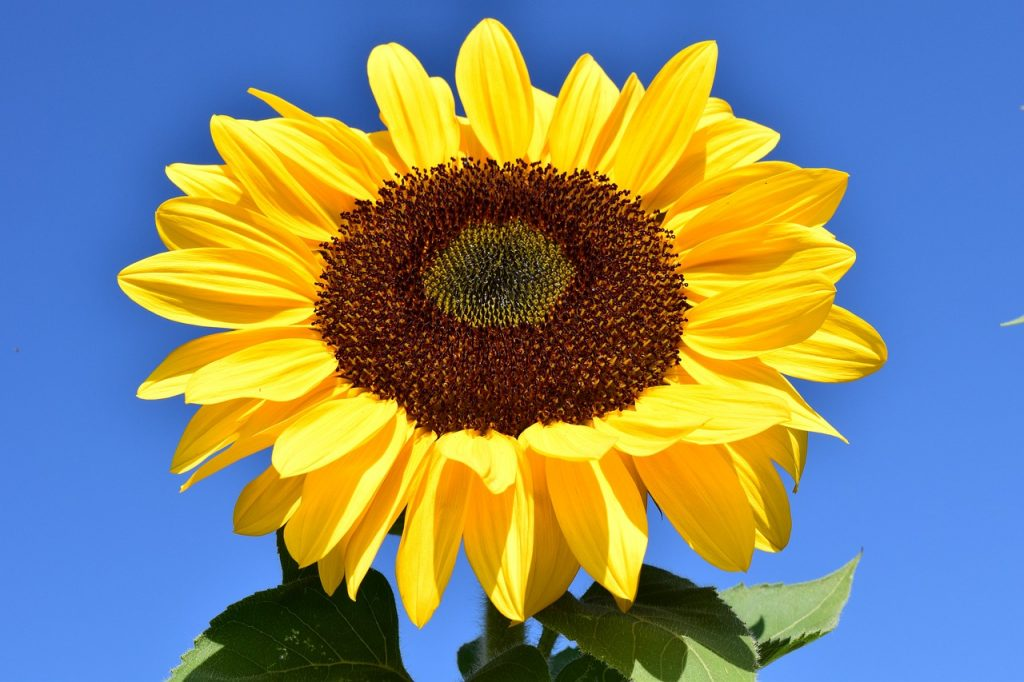
#> input picture Python/MachineLearning/SupervisedLearning/data/girassol.jpg, 1024 x 682 px
$ jupyter execute --allow-errors color_cluster.ipynb
#> lines starting #> are read from the running program, lines starting #| are printed output that depends on the picture; after the words box and inside, x2 and y2 are one past the last pixel; in counts of white or black regions, pixels touching at a corner belong together
[cell 1]
import matplotlib.pyplot as plt
import cv2
import numpy as np
from sklearn.cluster import KMeans

[cell 2]
img = cv2.imread('data/girassol.jpg')
#> img is the input picture: shape (682, 1024, 3); mean B, G, R 118.8, 135.6, 129.3

rgb = cv2.cvtColor(img, cv2.COLOR_BGR2RGB)
hsv = cv2.cvtColor(img, cv2.COLOR_BGR2HSV)
#> hsv: shape (682, 1024, 3); mean H, S, V 65.6, 192.4, 198.7

fig, axes = plt.subplots(1, 2, figsize=(15,20))
axes[0].imshow(rgb)
axes[0].set_title('RGB')

axes[1].imshow(hsv)
axes[1].set_title('HSV')
plt.tight_layout()
plt.show()
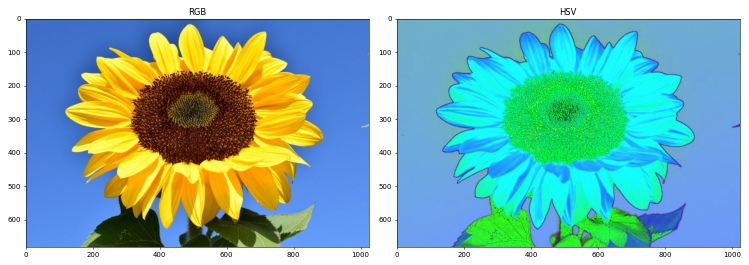
#> figure drawn by matplotlib, 2 panels

[cell 3]
# Extrair os pixels amarelos
lower_yellow = np.array([20, 100, 100], dtype=np.uint8)
upper_yellow = np.array([30, 255, 255], dtype=np.uint8)
yellow_mask = cv2.inRange(hsv, lower_yellow, upper_yellow)
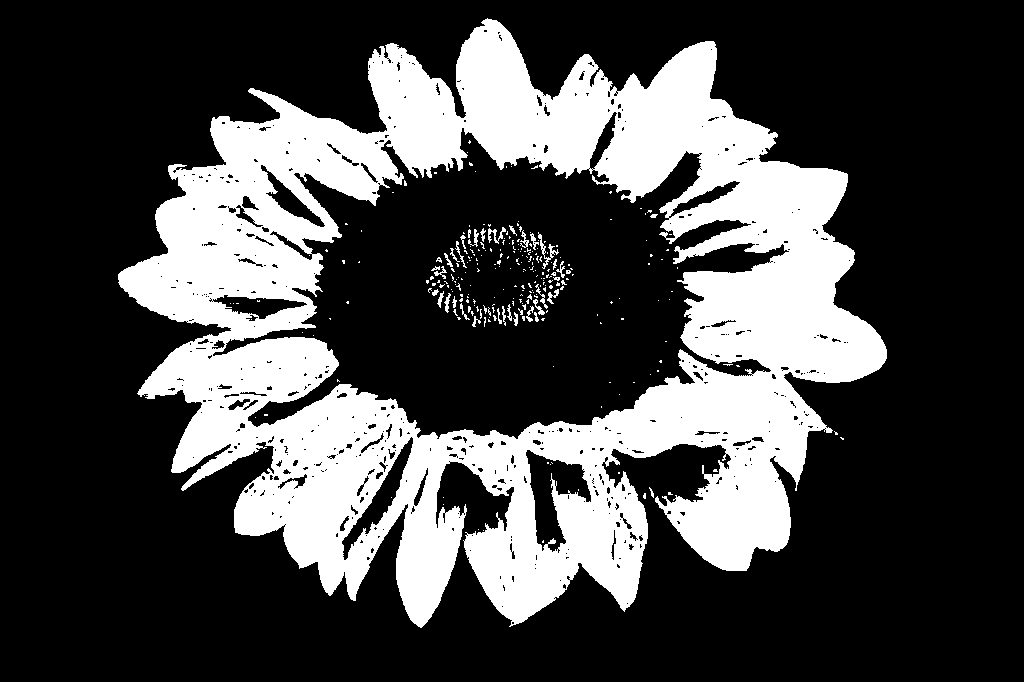
#> yellow_mask: shape (682, 1024); 28% white; 274 white regions (240 under 20 px), largest, box (x1, y1, x2, y2) and area: (118, 18, 887, 628) 192699, (538, 232, 559, 269) 164, (488, 227, 506, 244) 116

plt.imshow(yellow_mask.tolist())
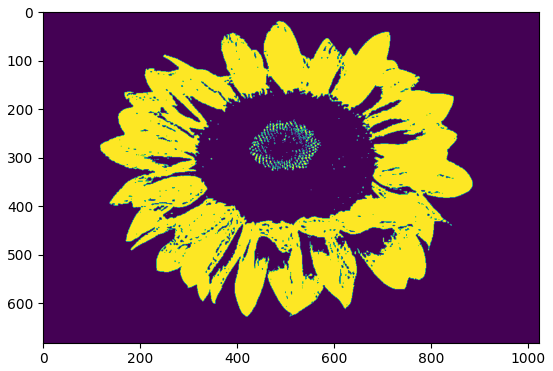
#> figure drawn by matplotlib, 1 panel

[cell 4]
# Aplicar o algoritmo K-means aos pixels amarelos
yellow_pixels = cv2.bitwise_and(hsv, hsv, mask=yellow_mask)
#> yellow_pixels: shape (682, 1024, 3); mean H, S, V 7, 62.4, 66.9
yellow_pixels = yellow_pixels.reshape(-1, 3)  # Redimensionar para uma matriz 2D

# Definir o número de clusters
k = 3

# Aplicar o algoritmo K-means
kmeans = KMeans(n_clusters=k, random_state=0)
kmeans.fit(yellow_pixels)

# Obter os rótulos dos clusters
labels = kmeans.labels_

# Criar uma imagem em branco para visualizar os clusters
clustered_image = np.zeros_like(hsv)

# Preencher a imagem com os pixels de cada cluster
#> (the rest of this cell did not finish here and is left out)

[cell 5]
import cv2
import numpy as np

# Lendo a imagem de entrada
imagem = cv2.imread('data/girassol.jpg')

# Definindo o tamanho do pool e o stride
pool_tamanho = (2, 2)
stride = (2, 2)

# Obtendo as dimensões da imagem
altura = imagem.shape[0]
#> altura = 682
largura = imagem.shape[1]
#> largura = 1024


# Calculando as dimensões da saída
altura_saida = int((altura - pool_tamanho[0]) / stride[0]) + 1
#> altura_saida = 341
largura_saida = int((largura - pool_tamanho[1]) / stride[1]) + 1
#> largura_saida = 512

# Criando uma matriz vazia para armazenar a imagem de saída
imagem_pooling = np.zeros((altura_saida, largura_saida), dtype=np.uint8)

# Aplicando o max pooling
for i in range(altura_saida):
    for j in range(largura_saida):
        janela = imagem[i * stride[0]:i * stride[0] + pool_tamanho[0], j * stride[1]:j * stride[1] + pool_tamanho[1]]
        imagem_pooling[i, j] = np.amax(janela)
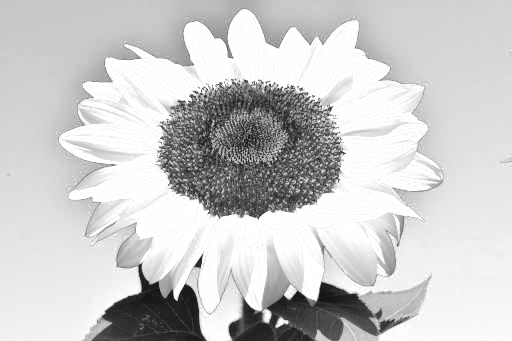
#> imagem_pooling: shape (341, 512); min 19, max 255, mean 203.3

# Exibindo a imagem de saída
cv2.imshow('Max Pooling', imagem_pooling)
cv2.waitKey(0)
cv2.destroyAllWindows()

[cell 6]
imagem = cv2.imread('data/girassol.jpg')
imagem.shape
#> Out = (682, 1024, 3)

$ run again, with Python/MachineLearning/SupervisedLearning/data/1131.jpg copied over Python/MachineLearning/SupervisedLearning/data/girassol.jpg
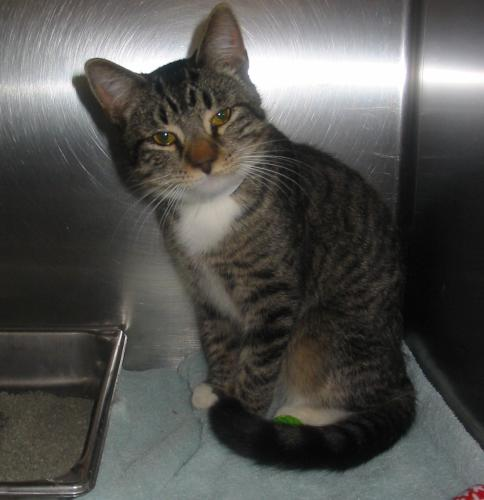
#> input picture Python/MachineLearning/SupervisedLearning/data/1131.jpg, 484 x 500 px
#> img is the input picture: shape (500, 484, 3); mean B, G, R 79.1, 82.1, 82.5
#> hsv: shape (500, 484, 3); mean H, S, V 45.2, 25.3, 84.5
#> `yellow_mask = cv2.inRange(hsv, lower_yellow, upper_yellow)`:
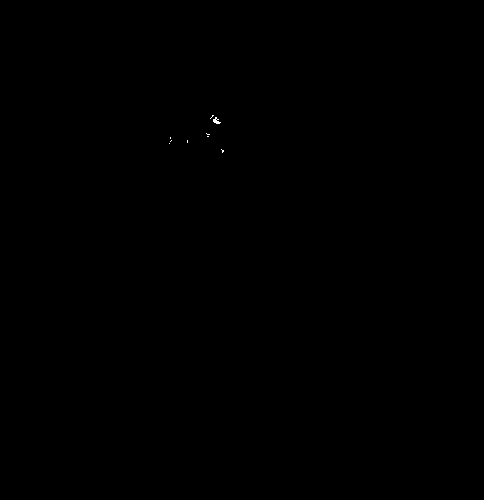
#> yellow_mask: shape (500, 484); 0.02% white in thin lines or dots, all inside (x1, y1, x2, y2) = (169, 115, 224, 153)
#> yellow_pixels: shape (500, 484, 3); mean H, S, V 0, 0, 0
#> after the loop `for i in range(altura_saida):`:
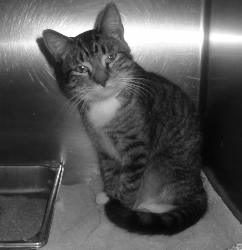
#> imagem_pooling: shape (250, 242); min 5, max 255, mean 87.7

$ run again, with Python/MachineLearning/SupervisedLearning/data/flores.jpg copied over Python/MachineLearning/SupervisedLearning/data/girassol.jpg
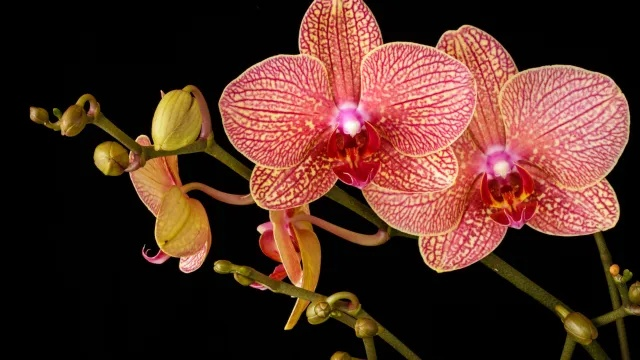
#> input picture Python/MachineLearning/SupervisedLearning/data/flores.jpg, 640 x 360 px
#> img is the input picture: shape (360, 640, 3); mean B, G, R 36.7, 47.2, 82.7
#> hsv: shape (360, 640, 3); mean H, S, V 25.5, 98.2, 82.8
#> `yellow_mask = cv2.inRange(hsv, lower_yellow, upper_yellow)`:
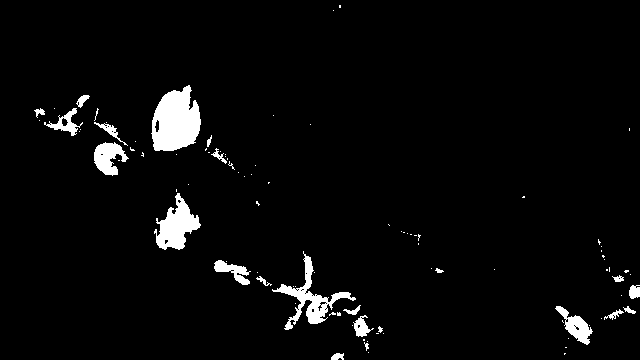
#> yellow_mask: shape (360, 640); 3.7% white; 95 white regions (72 under 20 px), largest, box (x1, y1, x2, y2) and area: (151, 85, 201, 151) 2369, (272, 251, 356, 330) 1345, (154, 193, 201, 250) 1339
#> yellow_pixels: shape (360, 640, 3); mean H, S, V 0.8, 7, 6
#> after the loop `for i in range(altura_saida):`:
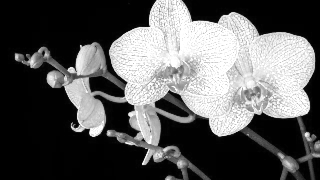
#> imagem_pooling: shape (180, 320); min 0, max 255, mean 90.7
